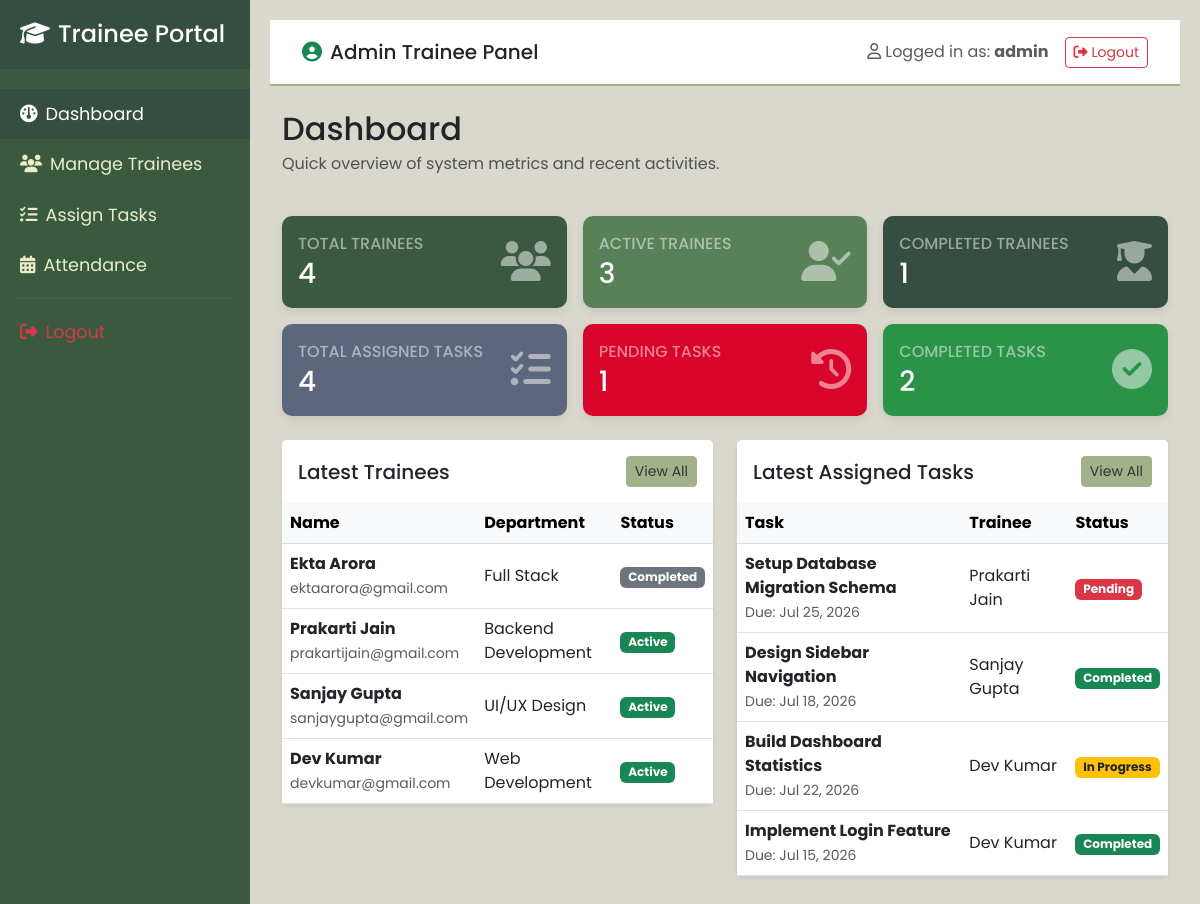
Screenshot of /dashboard.php (signed in) with the database file from the repository.
### tables this page shows
CREATE TABLE IF NOT EXISTS trainees (
    id INT AUTO_INCREMENT PRIMARY KEY,
    full_name VARCHAR(100) NOT NULL,
    email VARCHAR(100) NOT NULL UNIQUE,
    phone VARCHAR(20) NOT NULL,
    batch VARCHAR(50) NOT NULL,
    department VARCHAR(100) NOT NULL,
    joining_date DATE NOT NULL,
    status ENUM('Active', 'Completed') DEFAULT 'Active'
);

CREATE TABLE IF NOT EXISTS tasks (
    id INT AUTO_INCREMENT PRIMARY KEY,
    trainee_id INT NOT NULL,
    task_title VARCHAR(150) NOT NULL,
    task_description TEXT NOT NULL,
    assigned_date DATE NOT NULL,
    due_date DATE NOT NULL,
    priority ENUM('Low', 'Medium', 'High') DEFAULT 'Medium',
    status ENUM('Pending', 'In Progress', 'Completed') DEFAULT 'Pending',
    FOREIGN KEY (trainee_id) REFERENCES trainees(id) ON DELETE CASCADE
);

### dashboard.php (the view)
<?php
include_once 'includes/header.php';
$query = "SELECT COUNT(*) AS count FROM trainees";
$result = mysqli_query($conn, $query);
$row = mysqli_fetch_assoc($result);
$total_trainees = $row['count'];
$query = "SELECT COUNT(*) AS count FROM trainees WHERE status = 'Active'";
$result = mysqli_query($conn, $query);
$row = mysqli_fetch_assoc($result);
$active_trainees = $row['count'];
$query = "SELECT COUNT(*) AS count FROM trainees WHERE status = 'Completed'";
$result = mysqli_query($conn, $query);
$row = mysqli_fetch_assoc($result);
$completed_trainees = $row['count'];
$query = "SELECT COUNT(*) AS count FROM tasks";
$result = mysqli_query($conn, $query);
$row = mysqli_fetch_assoc($result);
$total_tasks = $row['count'];
$query = "SELECT COUNT(*) AS count FROM tasks WHERE status = 'Pending'";
$result = mysqli_query($conn, $query);
$row = mysqli_fetch_assoc($result);
$pending_tasks = $row['count'];
$query = "SELECT COUNT(*) AS count FROM tasks WHERE status = 'Completed'";
$result = mysqli_query($conn, $query);
$row = mysqli_fetch_assoc($result);
$completed_tasks = $row['count'];
$latest_trainees_query = "SELECT * FROM trainees ORDER BY id DESC LIMIT 5";
$latest_trainees_result = mysqli_query($conn, $latest_trainees_query);
$latest_tasks_query = "SELECT t.*, tr.full_name FROM tasks t JOIN trainees tr ON t.trainee_id = tr.id ORDER BY t.id DESC LIMIT 5";
$latest_tasks_result = mysqli_query($conn, $latest_tasks_query);
?>
<div class="row mb-4">
    <div class="col-12">
        <h2 class="text-dark font-weight-bold mb-1">Dashboard</h2>
        <p class="text-muted">Quick overview of system metrics and recent activities.</p>
    </div>
</div>
<div class="row mb-4 g-3">
    <div class="col-md-4 col-sm-6">
        <div class="card card-stat bg-total-trainees h-100">
            <div class="card-body d-flex justify-content-between align-items-center">
                <div>
                    <h6 class="text-white-50 text-uppercase mb-1">Total Trainees</h6>
                    <h3 class="mb-0 text-white font-weight-bold"><?php echo $total_trainees; ?></h3>
                </div>
                <div class="fs-1 text-white-50">
                    <i class="fa-solid fa-users"></i>
                </div>
            </div>
        </div>
    </div>
    <div class="col-md-4 col-sm-6">
        <div class="card card-stat bg-active-trainees h-100">
            <div class="card-body d-flex justify-content-between align-items-center">
                <div>
                    <h6 class="text-white-50 text-uppercase mb-1">Active Trainees</h6>
                    <h3 class="mb-0 text-white font-weight-bold"><?php echo $active_trainees; ?></h3>
                </div>
                <div class="fs-1 text-white-50">
                    <i class="fa-solid fa-user-check"></i>
                </div>
            </div>
        </div>
    </div>
    <div class="col-md-4 col-sm-6">
        <div class="card card-stat bg-completed-trainees h-100">
            <div class="card-body d-flex justify-content-between align-items-center">
                <div>
                    <h6 class="text-white-50 text-uppercase mb-1">Completed Trainees</h6>
                    <h3 class="mb-0 text-white font-weight-bold"><?php echo $completed_trainees; ?></h3>
                </div>
                <div class="fs-1 text-white-50">
                    <i class="fa-solid fa-user-graduate"></i>
                </div>
            </div>
        </div>
    </div>
    <div class="col-md-4 col-sm-6">
        <div class="card card-stat bg-total-tasks h-100">
            <div class="card-body d-flex justify-content-between align-items-center">
                <div>
                    <h6 class="text-white-50 text-uppercase mb-1">Total Assigned Tasks</h6>
                    <h3 class="mb-0 text-white font-weight-bold"><?php echo $total_tasks; ?></h3>
                </div>
                <div class="fs-1 text-white-50">
                    <i class="fa-solid fa-list-check"></i>
                </div>
            </div>
        </div>
    </div>
    <div class="col-md-4 col-sm-6">
        <div class="card card-stat bg-pending-tasks h-100">
            <div class="card-body d-flex justify-content-between align-items-center">
                <div>
                    <h6 class="text-white-50 text-uppercase mb-1">Pending Tasks</h6>
                    <h3 class="mb-0 text-white font-weight-bold"><?php echo $pending_tasks; ?></h3>
                </div>
                <div class="fs-1 text-white-50">
                    <i class="fa-solid fa-clock-rotate-left"></i>
                </div>
            </div>
        </div>
    </div>
    <div class="col-md-4 col-sm-6">
        <div class="card card-stat bg-completed-tasks h-100">
            <div class="card-body d-flex justify-content-between align-items-center">
                <div>
                    <h6 class="text-white-50 text-uppercase mb-1">Completed Tasks</h6>
                    <h3 class="mb-0 text-white font-weight-bold"><?php echo $completed_tasks; ?></h3>
                </div>
                <div class="fs-1 text-white-50">
                    <i class="fa-solid fa-circle-check"></i>
                </div>
            </div>
        </div>
    </div>
</div>
<div class="row">
    <div class="col-lg-6 mb-4">
        <div class="card border-0 shadow-sm">
            <div class="card-header bg-white border-0 py-3 d-flex justify-content-between align-items-center">
                <h5 class="mb-0 text-dark font-weight-semibold">Latest Trainees</h5>
                <a href="trainees.php" class="btn btn-sm btn-secondary-custom">View All</a>
            </div>
            <div class="card-body p-0">
                <div class="table-responsive">
                    <table class="table table-hover align-middle mb-0">
                        <thead class="table-light">
                            <tr>
                                <th>Name</th>
                                <th>Department</th>
                                <th>Status</th>
                            </tr>
                        </thead>
                        <tbody>
                            <?php if (mysqli_num_rows($latest_trainees_result) > 0): ?>
                                <?php while ($trainee = mysqli_fetch_assoc($latest_trainees_result)): ?>
                                    <tr>
                                        <td><strong><?php echo htmlspecialchars($trainee['full_name']); ?></strong><br><small class="text-muted"><?php echo htmlspecialchars($trainee['email']); ?></small></td>
                                        <td><?php echo htmlspecialchars($trainee['department']); ?></td>
                                        <td>
                                            <?php if ($trainee['status'] == 'Active'): ?>
                                                <span class="badge bg-success">Active</span>
                                            <?php else: ?>
                                                <span class="badge bg-secondary">Completed</span>
                                            <?php endif; ?>
                                        </td>
                                    </tr>
                                <?php endwhile; ?>
                            <?php else: ?>
                                <tr>
                                    <td colspan="3" class="text-center py-3 text-muted">No trainees found.</td>
                                </tr>
                            <?php endif; ?>
                        </tbody>
                    </table>
                </div>
            </div>
        </div>
    </div>
    <div class="col-lg-6 mb-4">
        <div class="card border-0 shadow-sm">
            <div class="card-header bg-white border-0 py-3 d-flex justify-content-between align-items-center">
                <h5 class="mb-0 text-dark font-weight-semibold">Latest Assigned Tasks</h5>
                <a href="assign_task.php" class="btn btn-sm btn-secondary-custom">View All</a>
            </div>
            <div class="card-body p-0">
                <div class="table-responsive">
                    <table class="table table-hover align-middle mb-0">
                        <thead class="table-light">
                            <tr>
                                <th>Task</th>
                                <th>Trainee</th>
                                <th>Status</th>
                            </tr>
                        </thead>
                        <tbody>
                            <?php if (mysqli_num_rows($latest_tasks_result) > 0): ?>
                                <?php while ($task = mysqli_fetch_assoc($latest_tasks_result)): ?>
                                    <tr>
                                        <td><strong><?php echo htmlspecialchars($task['task_title']); ?></strong><br><small class="text-muted">Due: <?php echo date('M d, Y', strtotime($task['due_date'])); ?></small></td>
                                        <td><?php echo htmlspecialchars($task['full_name']); ?></td>
                                        <td>
                                            <?php if ($task['status'] == 'Completed'): ?>
                                                <span class="badge bg-success">Completed</span>
                                            <?php elseif ($task['status'] == 'In Progress'): ?>
                                                <span class="badge bg-warning text-dark">In Progress</span>
                                            <?php else: ?>
                                                <span class="badge bg-danger">Pending</span>
                                            <?php endif; ?>
                                        </td>
                                    </tr>
                                <?php endwhile; ?>
                            <?php else: ?>
                                <tr>
                                    <td colspan="3" class="text-center py-3 text-muted">No tasks assigned.</td>
                                </tr>
                            <?php endif; ?>
                        </tbody>
                    </table>
                </div>
            </div>
        </div>
    </div>
</div>
<?php
include_once 'includes/footer.php';
?>

### includes/header.php (shortened to what this page needs)
<!DOCTYPE html>
<html lang="en">
<head>
    <link href="https://cdn.jsdelivr.net/npm/bootstrap@5.3.0/dist/css/bootstrap.min.css" rel="stylesheet">
    <link rel="stylesheet" href="https://cdnjs.cloudflare.com/ajax/libs/font-awesome/6.4.0/css/all.min.css">
    <link rel="stylesheet" href="css/style.css">
</head>
<body>
    <div class="wrapper">
        <?php include 'includes/sidebar.php'; ?>
        <div id="content">
            <nav class="navbar navbar-expand-lg navbar-light navbar-custom mb-4">
                <div class="container-fluid">
                    <span class="navbar-brand mb-0 h1 text-dark">
                        <i class="fa-solid fa-circle-user me-2 text-success"></i>Admin Trainee Panel
                    </span>
                    <div class="d-flex align-items-center">
                        <span class="me-3 text-muted"><i class="fa-regular fa-user me-1"></i>Logged in as: <strong><?php echo htmlspecialchars($_SESSION['admin_username']); ?></strong></span>
                        <a href="logout.php" class="btn btn-outline-danger btn-sm">
                            <i class="fa-solid fa-right-from-bracket me-1"></i>Logout
                        </a>
                    </div>
                </div>
            </nav>
            <div class="container-fluid">

### includes/sidebar.php
<?php
$current_page = basename($_SERVER['PHP_SELF']);
?>
<nav id="sidebar">
    <div class="sidebar-header">
        <h4 class="m-0"><i class="fa-solid fa-graduation-cap me-2"></i>Trainee Portal</h4>
    </div>
    <ul class="list-unstyled components">
        <li class="<?php echo ($current_page == 'dashboard.php') ? 'active' : ''; ?>">
            <a href="dashboard.php">
                <i class="fa-solid fa-gauge me-2"></i>Dashboard
            </a>
        </li>
        <li class="<?php echo ($current_page == 'trainees.php' || $current_page == 'add_trainee.php' || $current_page == 'edit_trainee.php') ? 'active' : ''; ?>">
            <a href="trainees.php">
                <i class="fa-solid fa-users me-2"></i>Manage Trainees
            </a>
        </li>
        <li class="<?php echo ($current_page == 'assign_task.php') ? 'active' : ''; ?>">
            <a href="assign_task.php">
                <i class="fa-solid fa-list-check me-2"></i>Assign Tasks
            </a>
        </li>
        <li class="<?php echo ($current_page == 'attendance.php') ? 'active' : ''; ?>">
            <a href="attendance.php">
                <i class="fa-solid fa-calendar-days me-2"></i>Attendance
            </a>
        </li>
        <hr class="mx-3 my-2 text-secondary">
        <li>
            <a href="logout.php" class="text-danger">
                <i class="fa-solid fa-right-from-bracket me-2"></i>Logout
            </a>
        </li>
    </ul>
</nav>

### includes/footer.php (shortened to what this page needs)
            </div>
        </div>
    </div>
</body>
</html>

### css/style.css (style rules this page uses)
:root { --bg: #dad7cd; --secondary: #a3b18a; --primary: #588157; --dark: #3a5a40; --accent: #344e41; }
body { font-family: 'Poppins', sans-serif; background-color: var(--bg); color: #333; overflow-x: hidden; }
.btn-secondary-custom { background-color: var(--secondary); border-color: var(--secondary); color: #333; transition: background-color 0.2s ease; }
.wrapper { display: flex; width: 100%; align-items: stretch; }
#sidebar { min-width: 250px; max-width: 250px; background-color: var(--dark); color: #fff; transition: all 0.3s; min-height: 100vh; }
#sidebar .sidebar-header { padding: 20px; background: var(--accent); font-weight: 600; }
#sidebar ul.components { padding: 20px 0; }
#sidebar ul li a { padding: 12px 20px; font-size: 1.1em; display: block; color: #e9edc9; text-decoration: none; transition: all 0.2s; }
#sidebar ul li.active > a { color: #fff; background: var(--accent); }
#content { width: 100%; padding: 20px; min-height: 100vh; transition: all 0.3s; }
.navbar-custom { background-color: #ffffff; border-bottom: 2px solid var(--secondary); padding: 15px 20px; }
.card-stat { border: none; border-radius: 10px; color: #fff; box-shadow: 0 4px 10px rgba(0, 0, 0, 0.08); }
.bg-total-trainees { background-color: var(--dark); }
.bg-active-trainees { background-color: var(--primary); }
.bg-completed-trainees { background-color: var(--accent); }
.bg-total-tasks { background-color: #5c677d; }
.bg-pending-tasks { background-color: #d90429; }
.bg-completed-tasks { background-color: #2b9348; }

### rows the page displays
trainees: full_name "Ekta Arora", email "ektaarora@gmail.com", department "Full Stack", status "Completed"
trainees: full_name "Prakarti Jain", email "prakartijain@gmail.com", department "Backend Development", status "Active"
trainees: full_name "Sanjay Gupta", email "sanjaygupta@gmail.com", department "UI/UX Design", status "Active"
trainees: full_name "Dev Kumar", email "devkumar@gmail.com", department "Web Development", status "Active"
tasks: task_title "Setup Database Migration Schema", due_date "Jul 25, 2026", trainee.full_name "Prakarti Jain", status "Pending"
tasks: task_title "Design Sidebar Navigation", due_date "Jul 18, 2026", trainee.full_name "Sanjay Gupta", status "Completed"
tasks: task_title "Build Dashboard Statistics", due_date "Jul 22, 2026", trainee.full_name "Dev Kumar", status "In Progress"
tasks: task_title "Implement Login Feature", due_date "Jul 15, 2026", trainee.full_name "Dev Kumar", status "Completed"

### other values shown
$_SESSION['admin_username'] "admin"
$total_trainees "4"
$active_trainees "3"
$completed_trainees "1"
$total_tasks "4"
$pending_tasks "1"
$completed_tasks "2"
